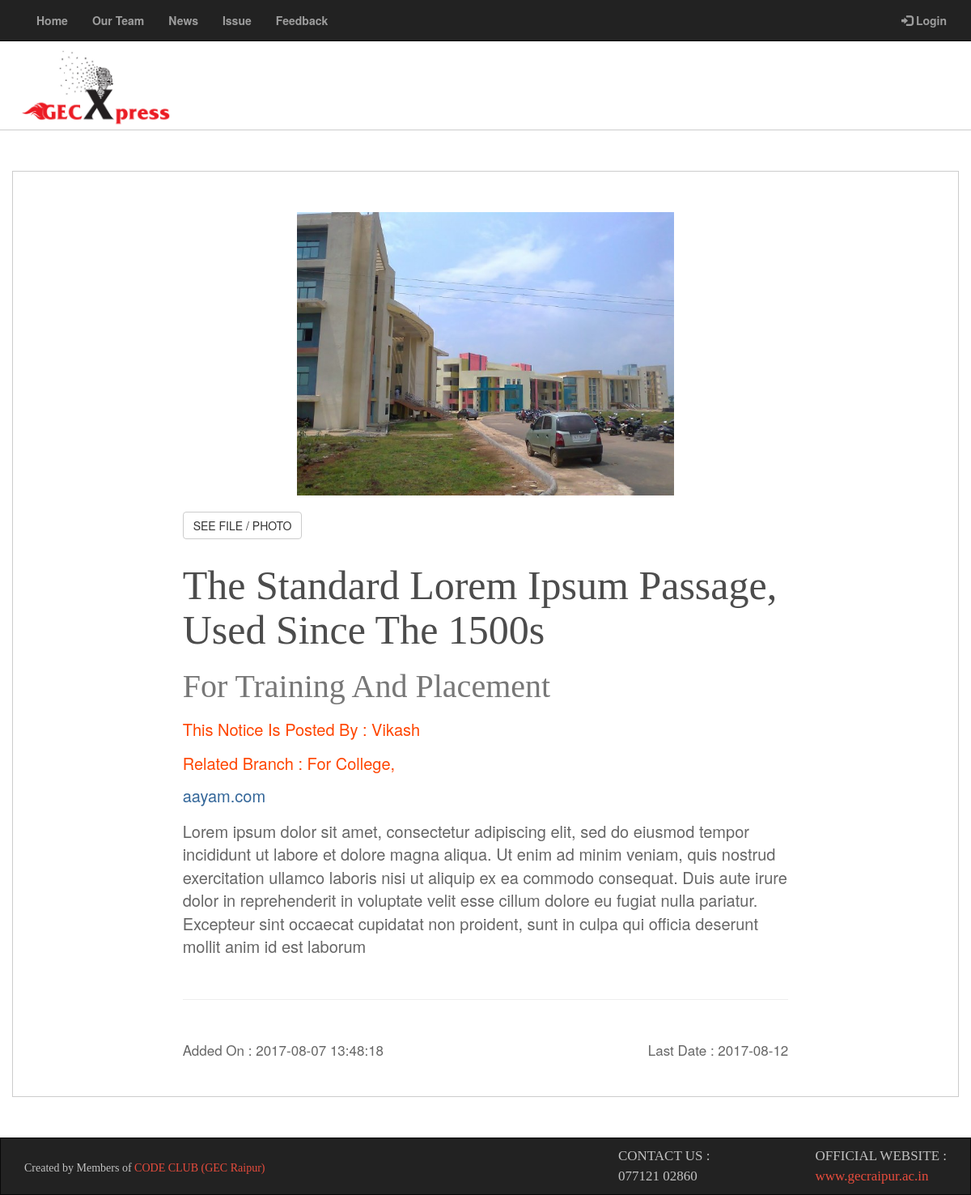
/Gec_Xpress/Single_news.php?news_id=1, run on the app's committed database.
### tables this page shows
CREATE TABLE `news` (
  `news_id` int(11) NOT NULL,
  `dept_name` varchar(500) NOT NULL,
  `news_title` varchar(300) NOT NULL,
  `news_desc` varchar(5000) NOT NULL,
  `related_photo` varchar(300) NOT NULL,
  `creater_id` varchar(100) NOT NULL,
  `is_active` varchar(10) NOT NULL,
  `added_on` varchar(50) NOT NULL,
  `last_date` varchar(50) NOT NULL,
  `news_type` varchar(50) NOT NULL,
  `url` varchar(500) NOT NULL,
  `trash` varchar(5) NOT NULL
);

### Gec_Xpress/Single_news.php (the view, shortened to what this page needs)
<?php session_start();
    include './gecdp.php';
if(isset($_REQUEST["news_id"]))
    {
        $qry="SELECT * FROM news WHERE news_id='".$_REQUEST["news_id"]."'";
        $result= mysqli_query($con, $qry);
        $row= mysqli_fetch_array($result);
?>
<!DOCTYPE html>
<html>
    <head>
        <link href="layout/styles/layout.css" rel="stylesheet" type="text/css" media="all">
        <link rel="stylesheet" href="https://maxcdn.bootstrapcdn.com/bootstrap/3.3.7/css/bootstrap.min.css">
        <link rel="stylesheet" href="style.css" type="text/css">
    </head>
    <body>
        <?php include './header.php'; ?>
        <div class="container" style="border: 1px solid #ccc;margin-bottom: 50px;margin-top: 50px;">
            <div class="row" style="margin-top:50px;">
                <div class="col-md-2"></div>
                <div class="col-md-8">
            <div class="text-center">
                <center>
                    <img src="<?php if($row["related_photo"]){
                        $ext = pathinfo($row["related_photo"],PATHINFO_EXTENSION);
                    if($ext=='pdf'){
                        ?>images/pdffile.png<?php
                    }else{
                        ?>
                         news/<?php echo $row["related_photo"];
                    }}
                    else{
                        echo"images/slider3.jpg";
                    } ?>" class="img-responsive" style="max-height: 350px;"/>
                </center>
            </div>
                    <div style="margin-top:20px;margin-left: 0px;">
                        <?php if($row["related_photo"]){ ?>
                        <a href='./news/<?php echo $row["related_photo"] ?>' target='_blank' class='btn btn-default'>See File / Photo</a>
                        <?php }else{ ?>
                        <a href='images/slider3.jpg' target='_blank' class='btn btn-default'>See File / Photo</a>
                        <?php } ?>
                    </div>
                    <div class="form-group" style="margin-top: 30px;"><h2 style="font-size: 50px;font-family:Angsana New;color: #4C4C4C;"><?php echo $row["news_title"] ?></h2></div>
            <div class="form-group"><h2 style="font-size: 40px;font-family:Angsana New;color: #777777;"><?php echo $row["news_type"] ?></h2></div>
            <div class="form-group">
                <h3 style="color:#FF4500;font-size: 20px;">
                    This notice is Posted By :
                    <?php echo $row["creater_id"] ?>
                </h3>
            </div>
            <div class="form-group">
                <h3 style="color:#FF4500;font-size: 20px;">
                    Related Branch : <?php echo $row["dept_name"] ?>
                </h3>
            </div>
            <div class="form-group"><a style="text-decoration: none;" href="<?php echo $row["url"] ?>"><p style="color:#336699;font-size: 20px;"><?php echo $row["url"] ?></p></a></div>
            <div class="form-group"><p style="color: #666666;font-size: 20px;"><?php echo $row["news_desc"] ?></p></div>
            <hr style="margin-top: 50px;">
            <div class="form-group row" style="padding-top: 30px;padding-bottom: 20px;"><div class="col-md-5"><p style="font-size: 17px;color: #666666;">Added On : <?php echo $row["added_on"];?></p></div><div class="col-md-1"></div><div class="col-md-6"><p style="float: right;font-size: 17px;color: #666666;">Last Date : <?php echo $row["last_date"] ?></p></div></div>
            </div>
                <div class="col-md-2"></div>
            </div>
        </div>
    </body>
</html>
<?php
include './footer.php';
    }else{
        header("location:News_view.php");
    }
?>

### Gec_Xpress/layout/styles/layout.css (style rules this page uses)
.container { padding:80px 0; }
*, *::before, *::after { transition:all .3s ease-in-out; }

### Gec_Xpress/layout/styles/framework.css (style rules this page uses)
html { overflow-y:scroll; overflow-x:hidden; }
html, body { margin:0; padding:0; font-size:14px; line-height:1.6em; }
*, *::before, *::after { box-sizing:border-box; }
.btn { display:inline-block; padding:15px 25px 17px; text-transform:uppercase; border:1px solid; }
a { outline:none; text-decoration:none; }
img { width:auto; max-width:100%; height:auto; margin:0; padding:0; border:none; line-height:normal; vertical-align:middle; }
body, input, textarea, select { font-family:Verdana, Geneva, sans-serif; }
h1, h2, h3, h4, h5, h6, .heading { font-family:Georgia, "Times New Roman", Times, serif; }
h1, h2, h3, h4, h5, h6, .heading { margin:0 0 20px 0; font-size:22px; line-height:normal; font-weight:normal; text-transform:capitalize; }
hr { display:block; width:100%; height:1px; border:solid; border-width:1px 0 0 0; }

### Gec_Xpress/header.php (style rules this page uses)
body { font-family: "Lato", sans-serif; }
.container { padding:0; }

### data on the page
news: related_photo (picture), news_title "The Standard Lorem Ipsum Passage, Used Since The 1500s", news_type "For Training And Placement", creater "Vikash", dept_name "For College,", url "aayam.com", news_desc "Lorem ipsum dolor sit amet, consectetur adipiscing elit, sed do eiusmod tempor incididunt ut labore et dolore magna aliqua. Ut enim ad minim veniam, quis nostrud exercitation ullamco laboris nisi ut aliquip ex ea commodo consequat. Duis aute irure dolor in reprehenderit in voluptate velit esse cillum dolore eu fugiat nulla pariatur. Excepteur sint occaecat cupidatat non proident, sunt in culpa qui officia deserunt mollit anim id est laborum", added_on "2017-08-07 13:48:18", last_date "2017-08-12"
